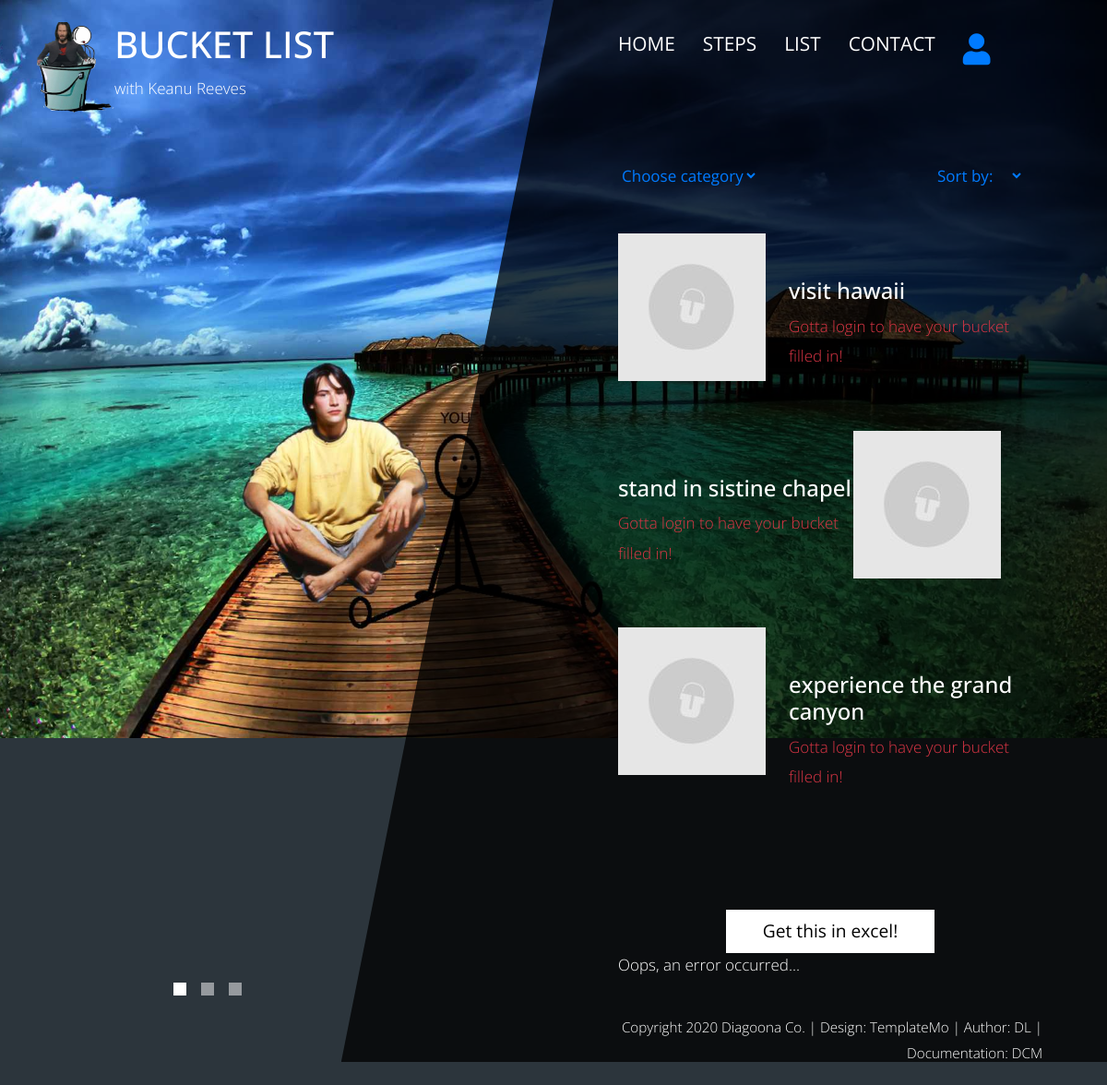
The app's page /index.php?page=list with its own data.
### tables this page shows
CREATE TABLE `menu` (
  `id_menu` int(255) NOT NULL,
  `name` varchar(100) NOT NULL,
  `path` varchar(150) NOT NULL,
  `parent` int(50) DEFAULT NULL,
  `position` int(50) NOT NULL
);

CREATE TABLE `list` (
  `id_list` int(255) NOT NULL,
  `name` varchar(255) NOT NULL,
  `image_ID` int(50) NOT NULL,
  `category_ID` int(50) NOT NULL
);

CREATE TABLE `image` (
  `id_image` int(255) NOT NULL,
  `src_small` varchar(255) NOT NULL,
  `src` varchar(255) NOT NULL,
  `alt` varchar(255) NOT NULL
);

### models/category/functions.php (called while the page is built, shortened)
<?php
    function getMenu(){
        return ("select * from menu where parent is null order by position");
    }
?>

### config/connection.php (called while the page is built, shortened)
<?php
try {
    $conn = new PDO("mysql:host=".SERVER.";dbname=".DATABASE.";charset=utf8", USERNAME, PASSWORD);
    $conn->setAttribute(PDO::ATTR_DEFAULT_FETCH_MODE, PDO::FETCH_OBJ);
    $conn->setAttribute(PDO::ATTR_ERRMODE, PDO::ERRMODE_EXCEPTION);
}
catch(PDOException $ex){
    echo $ex->getMessage();
}
function queryExecute($query){
    global $conn;
    return $conn->query($query)->fetchAll();
}
?>

### models/list/functions.php (called while the page is built, shortened)
<?php
    function getLists($page)
    {
        global $conn;
        $perPage = $conn -> prepare("SELECT *, l.name as listName FROM list l INNER JOIN image i on l.image_ID=i.id_image ORDER BY l.id_list LIMIT $page,3");
        $perPage -> execute([$page]);
        return $perPage -> fetchAll();
    }
?>

### views/list.php (the view, shortened to what this page needs)
<?php if (isset($_SESSION["user"]) && $_SESSION['user']->role == 'admin') : ?>
<?php header("Location:../index.php?page=home");?>
<?php else : ?>
<div class="tm-row">
    <main class="tm-col-right">
        <div id="filterisorteri" class="d-flex justify-content-between tm-content">
            <select name="" id="filter" class="text-primary">
                <option value="0">Choose category</option>
                <?php
                require_once("models/category/functions.php");
                    ?>
            </select>
            <select name="" id="sort" class="text-primary">
                <option value="0">Sort by:</option>
            </select>
        </div>
        <section class="tm-content" id="liste">
            <?php
            require_once("models/list/functions.php");
            $lists = getLists(0);
            foreach ($lists as $l) :
                ?>
                <div class="media my-3 mb-5 tm-service-media okreci">
                    <img src="assets/img/lists/<?= $l->src ?>" alt="<?= $l->alt ?>" class="tm-service-img">
                    <div class="media-body tm-service-text">
                        <h2 class="mt-5 tm-content-title"><?= $l->listName ?></h2>
                        <?php if (!isset($_SESSION['user'])) : ?>
                            <p class="text-danger">Gotta login to have your bucket filled in!</p>
                        <?php endif ?>
                    </div>
                </div>
            <?php endforeach ?>
        </section>
        <nav aria-label="Page navigation example" class="d-flex justify-content-center">
        </nav>
        <div class="text-center mt-5">
            <form action="models/file/excel.php" method="post">
                <button type="submit" id="dugmeExcel" name="dugmeExcel" class="btn btn-big btn-primary">Get this in excel!</button>
            </form>
        </div>
        <div id="poruka"></div>
    </main>
</div>
<?php endif ?>

### views/fixed/nav.php (shortened to what this page needs)
<div class="tm-container">
    <div class="tm-row pt-4">
        <div class="tm-col-left">
            <div class="tm-site-header media">
                <a href="index.php" title="Home page" >
                    <img src="assets/img/logogo.png" alt="">
                </a>
                <div class="media-body">
                    <h1 class="tm-sitename text-uppercase">Bucket List</h1>
                    <p class="tm-slogon">with Keanu Reeves</p>
                </div>
            </div>
        </div>
        <div class="tm-col-right">
            <nav class="navbar navbar-expand-lg" id="tm-main-nav">
                <div class="collapse navbar-collapse tm-nav" id="navbar-nav">
                    <ul class="navbar-nav text-uppercase">
                        <?php
                        require_once("config/connection.php");
                        require_once("models/category/functions.php");
                        $meni = queryExecute(getMenu());
                        foreach ($meni as $m) : ?>
                            <?php if ($m->name == "ikonica") : ?>
                                <li class="nav-item text-center">
                                    <a href="<?= $m->path ?>" id="juzer">
                                        <i class="fas fa-user fa-2x mt-1"></i>
                                    </a>
                                </li>
                                <?php continue ?>
                            <?php endif ?>
                            <li class="nav-item">
                                <a class="nav-link tm-nav-link" href="<?= $m->path; ?>"><?= $m->name; ?> <span class="sr-only">(current)</span></a>
                            </li>
                        <?php endforeach ?>
                    </ul>
                </div>
            </nav>
        </div>
    </div>

### assets/css/templatemo-diagoona.css (style rules this page uses)
body { font-family: 'Open Sans', Arial, sans-serif; font-size: 17px; font-weight: 300; overflow-x: hidden; color: white; background-color: #2C353C; }
a { transition: all 0.3s ease; text-decoration: none; }
ul { padding: 0; }
p { line-height: 1.9; }
.navbar-expand-lg { padding-left: 0; padding-right: 0; }
.navbar-expand-lg .navbar-nav .nav-link { padding: 0; }
.navbar-expand-lg .navbar-nav .tm-nav-link { font-size: 1.3rem; font-weight: 400; color: white; padding-bottom: 30px; }
.nav-item { margin-right: 60px; }
.nav-item:last-child { margin-right: 0; }
.tm-container { width: 100%; height: 100%; min-height: 100vh; position: relative; display: flex; flex-direction: column; justify-content: space-between; }
.tm-row { display: flex; }
.tm-col-left { width: 50%; height: 100%; padding-left: 40px; padding-right: 40px; }
.tm-col-right { width: 50%; height: 100%; padding-left: 70px; padding-right: 70px; }
.tm-content { max-width: 660px; margin-top: 50px; padding-right: 20px; }
.tm-content-title { font-size: 1.5rem; }
.btn { padding: 10px 25px; border-radius: 0; }
.btn-big { padding: 9px 40px; font-size: 1.2rem;; }
.btn-primary { background-color: white; color: black; border: 0; }
.tm-service-text { max-width: 365px; }
.tm-service-img { margin-right: 25px; }
@media (max-width: 1200px) { .nav-item { margin-right: 30px; } }

### assets/css/style.css (style rules this page uses)
.okreci:nth-child(even) { display: flex; flex-direction: row-reverse; }
select { background-color: transparent; border: none; }

### records on screen
menu: name "HOME"
menu: name "STEPS"
menu: name "LIST"
menu: name "CONTACT"
list: image_ID.src (placeholder picture), name "visit hawaii"
list: image_ID.src (placeholder picture), name "stand in sistine chapel"
list: image_ID.src (placeholder picture), name "experience the grand canyon"
